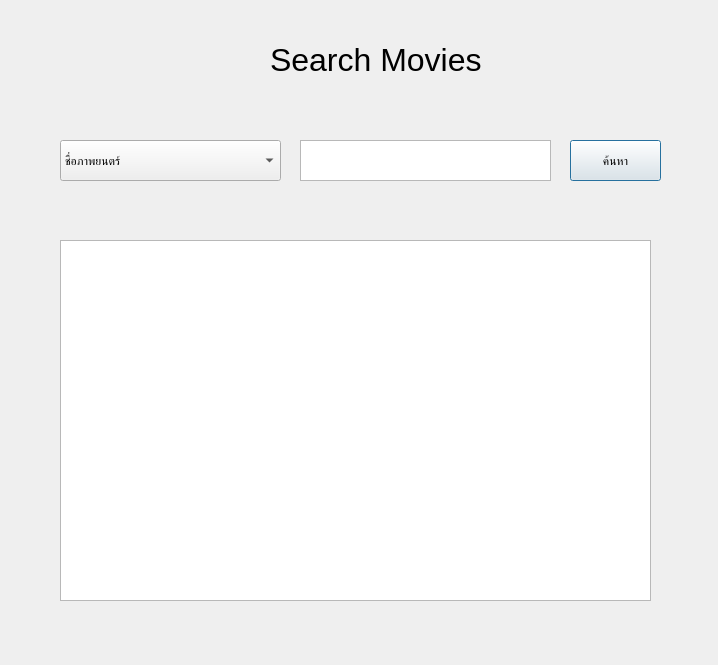
<?xml version="1.0" encoding="UTF-8"?>
<ui version="4.0">
 <class>Dialog</class>
 <widget class="QDialog" name="Dialog">
  <property name="geometry">
   <rect>
    <x>0</x>
    <y>0</y>
    <width>718</width>
    <height>665</height>
   </rect>
  </property>
  <property name="windowTitle">
   <string>Dialog</string>
  </property>
  <widget class="QLabel" name="label">
   <property name="geometry">
    <rect>
     <x>270</x>
     <y>40</y>
     <width>211</width>
     <height>41</height>
    </rect>
   </property>
   <property name="text">
    <string>&lt;html&gt;&lt;head/&gt;&lt;body&gt;&lt;p&gt;&lt;span style=&quot; font-size:24pt;&quot;&gt;Search Movies&lt;/span&gt;&lt;/p&gt;&lt;/body&gt;&lt;/html&gt;</string>
   </property>
  </widget>
  <widget class="QTextEdit" name="textEdit">
   <property name="geometry">
    <rect>
     <x>300</x>
     <y>140</y>
     <width>251</width>
     <height>41</height>
    </rect>
   </property>
   <property name="styleSheet">
    <string notr="true">font: 16pt &quot;MS Shell Dlg 2&quot;;</string>
   </property>
  </widget>
  <widget class="QPushButton" name="pushButton">
   <property name="geometry">
    <rect>
     <x>570</x>
     <y>140</y>
     <width>91</width>
     <height>41</height>
    </rect>
   </property>
   <property name="styleSheet">
    <string notr="true">font: 16pt &quot;MS Shell Dlg 2&quot;;</string>
   </property>
   <property name="text">
    <string>ค้นหา</string>
   </property>
  </widget>
  <widget class="QComboBox" name="comboBox">
   <property name="geometry">
    <rect>
     <x>60</x>
     <y>140</y>
     <width>221</width>
     <height>41</height>
    </rect>
   </property>
   <property name="styleSheet">
    <string notr="true">font: 16pt &quot;MS Shell Dlg 2&quot;;</string>
   </property>
   <item>
    <property name="text">
     <string>ชื่อภาพยนตร์</string>
    </property>
   </item>
  </widget>
  <widget class="QTableWidget" name="tableWidget">
   <property name="geometry">
    <rect>
     <x>60</x>
     <y>240</y>
     <width>591</width>
     <height>361</height>
    </rect>
   </property>
  </widget>
 </widget>
 <resources/>
 <connections/>
</ui>
